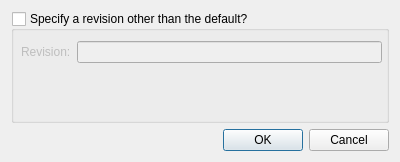
<?xml version="1.0" encoding="UTF-8"?>
<ui version="4.0">
 <class>Bazaar::Internal::RevertDialog</class>
 <widget class="QDialog" name="Bazaar::Internal::RevertDialog">
  <property name="geometry">
   <rect>
    <x>0</x>
    <y>0</y>
    <width>400</width>
    <height>162</height>
   </rect>
  </property>
  <property name="windowTitle">
   <string>Revert</string>
  </property>
  <layout class="QVBoxLayout" name="verticalLayout">
   <item>
    <widget class="QGroupBox" name="groupBox">
     <property name="title">
      <string>Specify a revision other than the default?</string>
     </property>
     <property name="checkable">
      <bool>true</bool>
     </property>
     <property name="checked">
      <bool>false</bool>
     </property>
     <widget class="QWidget" name="formLayoutWidget">
      <property name="geometry">
       <rect>
        <x>10</x>
        <y>30</y>
        <width>361</width>
        <height>51</height>
       </rect>
      </property>
      <layout class="QFormLayout" name="formLayout">
       <item row="0" column="0">
        <widget class="QLabel" name="revisionLabel">
         <property name="text">
          <string>Revision:</string>
         </property>
        </widget>
       </item>
       <item row="0" column="1">
        <widget class="QLineEdit" name="revisionLineEdit"/>
       </item>
      </layout>
     </widget>
    </widget>
   </item>
   <item>
    <widget class="QDialogButtonBox" name="buttonBox">
     <property name="orientation">
      <enum>Qt::Horizontal</enum>
     </property>
     <property name="standardButtons">
      <set>QDialogButtonBox::Cancel|QDialogButtonBox::Ok</set>
     </property>
    </widget>
   </item>
  </layout>
 </widget>
 <resources/>
 <connections>
  <connection>
   <sender>buttonBox</sender>
   <signal>accepted()</signal>
   <receiver>Bazaar::Internal::RevertDialog</receiver>
   <slot>accept()</slot>
   <hints>
    <hint type="sourcelabel">
     <x>248</x>
     <y>254</y>
    </hint>
    <hint type="destinationlabel">
     <x>157</x>
     <y>274</y>
    </hint>
   </hints>
  </connection>
  <connection>
   <sender>buttonBox</sender>
   <signal>rejected()</signal>
   <receiver>Bazaar::Internal::RevertDialog</receiver>
   <slot>reject()</slot>
   <hints>
    <hint type="sourcelabel">
     <x>316</x>
     <y>260</y>
    </hint>
    <hint type="destinationlabel">
     <x>286</x>
     <y>274</y>
    </hint>
   </hints>
  </connection>
 </connections>
</ui>
